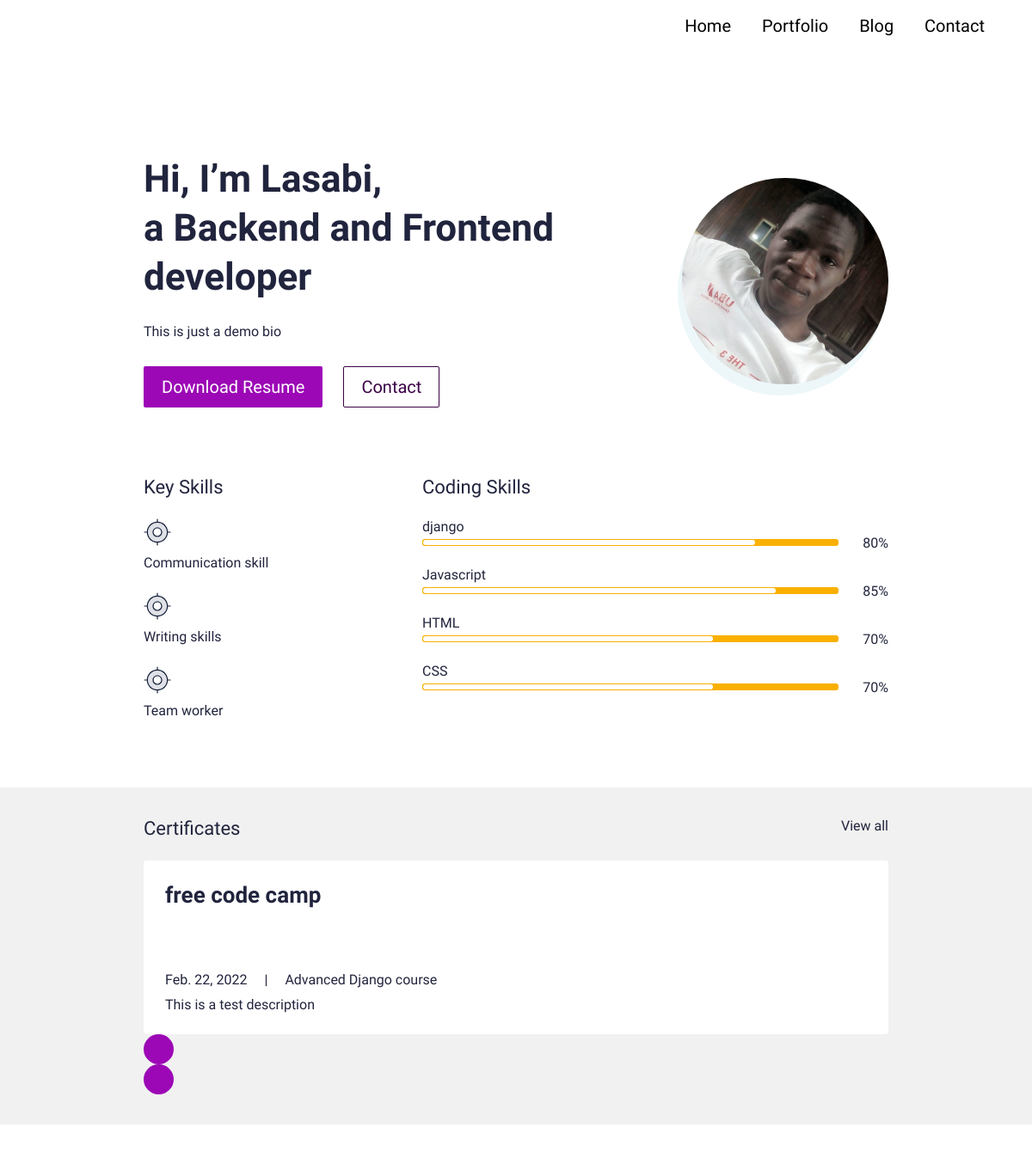
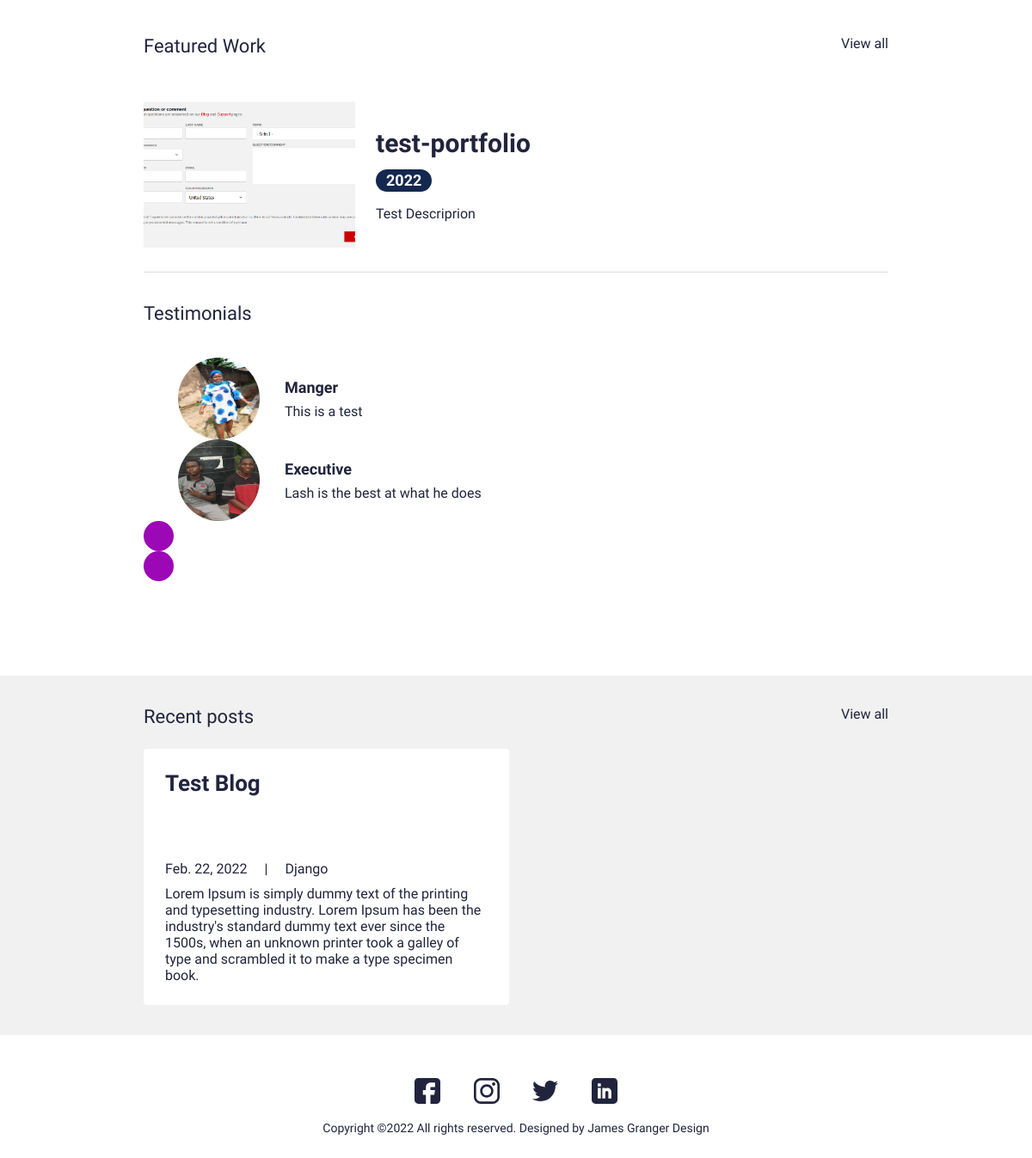
The page / on the database its author committed (2 pictures, top to bottom).
### main/models.py (models this page shows, shortened)
class UserProfile(models.Model):
    class Meta:
        verbose_name_plural = "User Profiles"
        verbose_name = "User Profile"
    user = models.OneToOneField(User, on_delete=models.CASCADE)
    avatar = models.ImageField(blank=True, null=True, upload_to="avatar")
    title = models.CharField(max_length=100, blank=True, null=True)
    bio = models.TextField(blank=True, null=True)
    skills =  models.ManyToManyField(Skill, blank=True)
    cv = models.FileField(blank=True, null=True, upload_to="cv")

class Skill(models.Model):
    class Meta:
        verbose_name_plural = "Skills"
        verbose_name = "Skill"
    name = models.CharField(max_length=200, blank=True, null=True)
    score = models.IntegerField(default=80, blank=True, null=True)
    image = models.FileField(blank=True, null=True, upload_to="skills")
    is_key_skill = models.BooleanField(default=False)

class Certificate(models.Model):
    class Meta:
        verbose_name_plural = "Certificates"
        verbose_name = "Certificate"
    name = models.CharField(max_length=200,blank=True, null=True)
    date = models.DateTimeField(max_length=50, blank=True, null=True)
    title = models.CharField(max_length=200, blank=True, null=True)
    description = models.CharField(max_length=500, blank=True, null=True)
    is_active = models.BooleanField(default = True)

class Portfolio(models.Model):
    class Meta:
        verbose_name_plural = "Portfolio files"
        verbose_name = "Portfolio"
        ordering = ["name"]
    date = models.DateTimeField(blank=True, null=True)
    name = models.CharField(max_length=200,blank=True, null=True)
    description = models.CharField(max_length=500, blank=True, null=True)
    body = RichTextField(blank=True, null=True)
    image = models.ImageField(blank=True, null=True, upload_to="portfolio")
    slug = models.SlugField(null=True, blank=True)
    is_active = models.BooleanField(default = True)

class Testimonial(models.Model):
    class Meta:
        verbose_name_plural = "Testimonials"
        verbose_name = "Testimonial"
    thumbnail = models.ImageField(blank=True, null=True, upload_to="thumbnail")
    name = models.CharField(max_length=200, blank=True, null=True)
    role = models.CharField(max_length=200, blank=True, null=True)
    quote = models.CharField(max_length=200, blank=True, null=True)
    is_active = models.BooleanField(default = True)

class Blog(models.Model):
    class Meta:
        verbose_name_plural = "Blogs"
        verbose_name = "Blog"
        ordering = ["timestamp"]
    timestamp = models.DateTimeField(auto_now_add=True)
    author = models.CharField(max_length=200, blank=True, null=True)
    name = models.CharField(max_length=200,blank=True, null=True)
    description = models.CharField(max_length=500,  null=True, blank=True)
    body = RichTextField(blank=True, null=True)
    slug = models.SlugField(blank=True, null=True)
    image = models.ImageField(blank=True, null=True, upload_to="blogs")
    is_active = models.BooleanField(default = True)

### main/views.py (the view)
# urls.py: path('', views.IndexView.as_view(), name="home"),
class IndexView(generic.TemplateView):
    template_name= 'main/index.html'
    def get_context_data(self, **kwargs):
       context = super().get_context_data(**kwargs)
       skills = Skill.objects.filter(is_key_skill=True)
       sub_skill = Skill.objects.filter(is_key_skill=False)
       testimonial = Testimonial.objects.filter(is_active=True)
       certificates = Certificate.objects.filter(is_active = True)
       blogs = Blog.objects.filter(is_active = True)
       portfolio = Portfolio.objects.filter(is_active = True)
       context["skills"] = skills
       context["sub_skill"] = sub_skill
       context["testimonial"] = testimonial
       context["certificates"] = certificates
       context["blogs"] = blogs
       context["portfolio"] = portfolio
       return context

### resume/context_processors.py (called while the page is built)
def project_context(request):
    context = {
        'me':User.objects.first()
    }
    return context

### main/templates/main/index.html (shortened to what this page needs)
{% extends 'main/base.html'%}
{% load static %}
    {% block content %}
    <section>
        <div class="bannerSection">
          <div class="container">
            <div class="row g-4 g-md-3  align-items-center">
              <div class="col-md-auto order-md-last">
                <div class="bannerUserImg">
                  <img src="{{me.userprofile.avatar.url}}" alt="...">
                </div>
              </div>
              <div class="col-md">
                <div class="bannerContent">
                  <h1 class="xlTitle pb-3">Hi, I’m {{me.first_name|title}}, <br> a {{me.userprofile.title}}</h1>
                  <p>{{me.userprofile.bio}}</p>
                  <div class="bannerBtnCol">
                    <div class="row">
                      <div class="col-auto">
                        <a download href="{{me.userprofile.cv.url}}" class="btn btnPrimary">Download Resume</a>
                      </div>
                      <div class="col-auto">
                        <a href="{% url 'main:contact' %}" class="btn btnOutline">Contact</a>
                      </div>
                    </div>
                  </div>
                </div>
              </div>
            </div>
          </div>
        </div>
      </section>
      <section>
        <div class="sectionSpace pt-0">
          <div class="container">
            <div class="row">
              <div class="col-md-auto">
                <div class="keySkillCol">
                  <h4 class="smTitle pb-3">Key Skills</h4>
                  {% for sb in sub_skill %}
                  <div class="keySkillCard">
                    <div class="ksIconCol">
                      <img src="{% static 'images/key-skill-icon-1.svg' %}" alt="...">
                    </div>
                    <span class="ksText">{{sb.name}}</span>
                  </div>
                  {% endfor %}
                </div>
              </div>
              <div class="col-md">
                <h4 class="smTitle pb-3">Coding Skills</h4>
                <div class="progressCol">
                  <div class="progressCard">
                    {% for s in skills %}
                      {% if s.is_key_skill %}
                    <div class="progressCol">
                      <span class="progressLbl">{{s.name}}</span>
                      <div class="row g-2 align-items-center">
                        <div class="col">
                          <div class="progress progressStyle">
                            <div class="progress-bar" role="progressbar" style="width: {{s.score}}%" aria-valuenow="{{s.score}}" aria-valuemin="0" aria-valuemax="100"></div>
                          </div>
                        </div>
                        <div class="col-auto">
                          <span class="pLbl">{{s.score}}%</span>
                        </div>
                      </div>
                    </div>
                    {% endif %}
                    {% endfor %}
                  </div>
                </div>
              </div>
            </div>
          </div>
        </div>
      </section>
      <section>
        <div class="sectionSpaceSm lightBg">
          <div class="container">
            <div class="row pb-3">
              <div class="col">
                <h4 class="smText regular">Certificates</h4>
              </div>
              <div class="col-auto">
                <a href="javascript:void(0)" class="simpleLink">View all</a>
              </div>
            </div>
            <div class="sliderOuter">
              <div class="swiper certificatesSlider">
                <div class="swiper-wrapper">
                  {% for c in certificates %}
                      {% if c.is_active %}
                        <div class="swiper-slide">
                          <div class="cardStyle1">
                            <h4 class="mdTitle cs1Title">
                              <a href="javascript:void(0)">{{c.title}}</a>
                            </h4>
                            <ul class="cardOptionCol">
                              <li>{{c.date.date}}</li>
                              <li>{{c.name}}</li>
                            </ul>
                            <p>{{c.description}}</p>
                          </div>
                        </div>
                      {% endif%}
                    {% endfor %}
                </div>
              </div>
              <div class="cert-swiper-button-next swiper-button-next swiperBtnStyle"></div>
              <div class="cert-swiper-button-prev swiper-button-prev swiperBtnStyle"></div>
            </div>
          </div>
        </div>
      </section>
      <section>
        <div class="sectionSpace">
          <div class="container">
            <div class="portfolioCol">
              <div class="row pb-3">
                <div class="col">
                  <h4 class="smText regular">Featured Work</h4>
                </div>
                <div class="col-auto">
                  <a href="javascript:void(0)" class="simpleLink">View all</a>
                </div>
              </div>
              {% for p in portfolio %}
              {% if p.is_active %}
              <div class="portfolioCard">
                <div class="row g-4 align-items-center">
                  <div class="col-md-auto">
                    <div class="portfolioImgCol">
                      <a href="javascript:void(0)"><img src="{{p.image.url}}" alt="..."></a>
                    </div>
                  </div>
                  <div class="col-md">
                    <div class="portfolioContentCol">
                      <h4 class="lgTitle"><a href="javascript:void(0)">{{p.name}}</a></h4>
                      <ul class="portfolioOption">
                        <li><span class="dateLbl">{{p.date.date.year}}</span></li>
                      </ul>
                      <p>{{p.description}}</p>
                    </div>
                  </div>
                </div>
              </div>
              {% endif %}
              {% endfor %}
            <div class="testimonialCol">
              <h4 class="smText regular d-block">Testimonials</h4>
              <div class="testimonialSlider">
                <div class="swiper testimonialSwiper">
                  <div class="swiper-wrapper">
                    {% for t in testimonial %}
                    {% if t.is_active %}
                    <div class="swiper-slide">
                      <div class="testimonialCard">
                        <div class="row align-items-center">
                          <div class="col-sm-auto">
                            <div class="tImgCol">
                              <img src="{{t.thumbnail.url}}" alt="...">
                            </div>
                          </div>
                          <div class="col-sm">
                            <div class="tContentCol">
                              <h4 class="xsTitle bold">{{t.role}}</h4>
                              <p>{{t.quote}}</p>
                            </div>
                          </div>
                        </div>
                      </div>
                    </div>
                    {% endif %}
                    {% endfor %}
                  <div class="test-swiper-button-next swiper-button-next swiperBtnStyle"></div>
                  <div class="test-swiper-button-prev swiper-button-prev swiperBtnStyle"></div>
                </div>
              </div>
            </div>
          </div>
        </div>
      </section>
      <section>
        <div class="sectionSpaceSm lightBg">
          <div class="container">
            <div class="row pb-3">
              <div class="col">
                <h4 class="smText regular">Recent posts</h4>
              </div>
              <div class="col-auto">
                <a href="javascript:void(0)" class="simpleLink">View all</a>
              </div>
            </div>
            <div class="row g-3">
              {% for b in blogs%}
              <div class="col-lg-6">
                <div class="cardStyle1">
                  <h4 class="mdTitle cs1Title"><a href="{% url 'main:blog-detail' b.slug%}">{{b.name}}</a></h4>
                  <ul class="cardOptionCol">
                    <li>{{b.timestamp.date}}</li>
                    <li>Django</li>
                  </ul>
                  <p>{{b.description}}</p>
                </div>
              </div>
              {% endfor %}
            </div>
          </div>
        </div>
      </section>
      {% endblock %}

### rows shown on the page
Skill: name "Communication skill"
Skill: name "Writing skills"
Skill: name "Team worker"
Skill: name "django", score "80"
Skill: name "Javascript", score "85"
Skill: name "HTML", score "70"
Skill: name "CSS", score "70"
Certificate: title "free code camp", date "Feb. 22, 2022", name "Advanced Django course", description "This is a test description"
Portfolio: image (picture), name "test-portfolio", date.date.year "2022", description "Test Descriprion"
Testimonial: thumbnail (picture), role "Manger", quote "This is a test"
Testimonial: thumbnail (picture), role "Executive", quote "Lash is the best at what he does"
Blog: name "Test Blog", timestamp "Feb. 22, 2022", description "Lorem Ipsum is simply dummy text of the printing and typesetting industry. Lorem Ipsum has been the industry's standard dummy text ever since the 1500s, when an unknown printer took a galley of type and scrambled it to make a type specimen book."

### other values the page prints
{{ me.first_name|title }} "Lasabi"
{{ me.userprofile.title }} "Backend and Frontend developer"
{{ me.userprofile.bio }} "This is just a demo bio"
